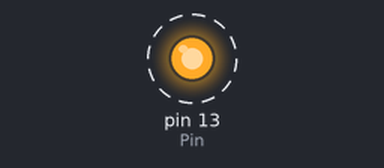
A sketch run on a simulated Arduino Uno, built with avr-gcc and run on an emulated ATmega328P. Shown: output pins drawn as LEDs (lit = HIGH). Dashed ring = blinking. What the sketch prints to the serial monitor is not drawn.

Above: at 0.5 s.
Timing chart, 0 to 4.6 s (numbered marks = the images above):
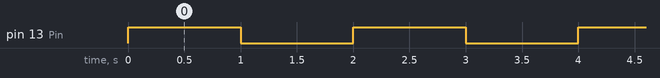

Measured:
- by itself, pin 13 (Pin): alternates HIGH for 1.0 s and LOW for 1.0 s

The sketch:

LuisLED.ino
```cpp
int Pin = 13;


void setup() {
  // put your setup code here, to run once:
pinMode(Pin, OUTPUT);
Serial.begin(9600);
}

void loop() {
  // put your main code here, to run repeatedly:
Serial.println("ON");
digitalWrite(Pin,HIGH);
delay(1000);
Serial.println("OFF");
digitalWrite(Pin,LOW);
delay(1000);
}
```
